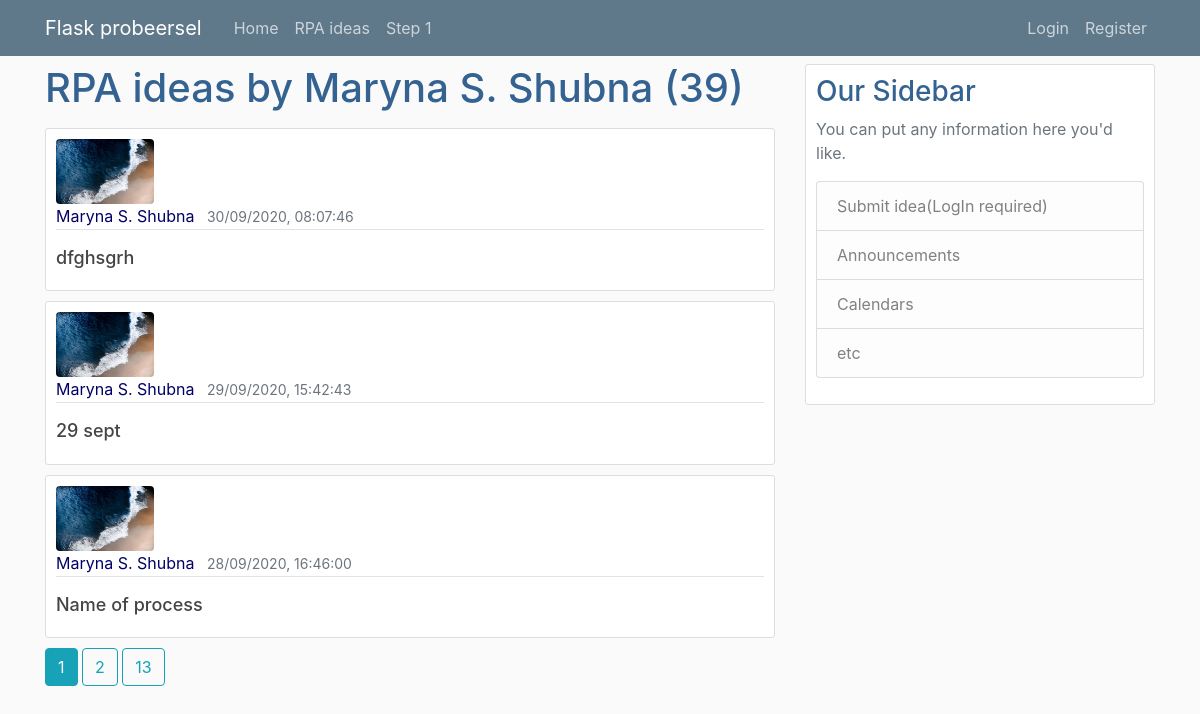
/rpa/Maryna S. Shubna, run on the app's committed database.
### FlaskBlog/Model_s.py (models this page shows, shortened)
class User ( db.Model, UserMixin ) :
    id = db.Column ( db.Integer, primary_key=True )
    username = db.Column ( db.String ( 20 ), unique=True, nullable=False )
    email = db.Column ( db.String ( 120 ), unique=True, nullable=False )
    image_file = db.Column ( db.String ( 20 ), nullable=False, default='default.jpg' )
    password = db.Column ( db.String ( 60 ), nullable=False )
    posts = db.relationship ( 'Post', backref='author', lazy=True )
    rpa = db.relationship ( 'Rpa', backref='author', lazy=True )

class Rpa ( db.Model ) :
    id = db.Column ( db.Integer, primary_key=True )
    title = db.Column ( db.String ( 100 ), nullable=False )
    content = db.Column ( db.Text, nullable=False )
    date_posted = db.Column ( db.DateTime, nullable=False, default=datetime.utcnow )
    user_id = db.Column ( db.Integer, db.ForeignKey ( 'user.id' ), nullable=False )
    rpaarea = db.Column ( db.Integer, db.ForeignKey ( 'rpaarea.id' ), nullable=False )
    rpacat = db.Column ( db.Integer, db.ForeignKey ( 'rpacat.id' ), nullable=False )
    rpasubcat = db.Column ( db.Integer, db.ForeignKey ( 'rpasubcat.id' ), nullable=False )
    email = db.Column ( db.String ( 120 ), nullable=False )
    docrate = db.Column ( db.Integer, nullable=False )
    indatastructrate = db.Column ( db.Integer, nullable=False )
    changesrate = db.Column ( db.Integer, nullable=False )
    indatarate = db.Column ( db.Integer, nullable=False )
    rulebasedrate = db.Column ( db.Integer, nullable=False )
    b = db.Column( db.Boolean(),nullable=False)
    doc1 = db.Column( db.Boolean(),nullable=False )
    doc2 = db.Column( db.Boolean(),nullable=False )
    doc3 = db.Column( db.Boolean(),nullable=False )
    doc4 = db.Column( db.Boolean(),nullable=False )

### FlaskBlog/users/Routes.py (the view)
@users.route('/rpa/<string:username>')
def user_rpa(username):
    page = request.args.get('page', 1, type=int)
    user = User.query.filter_by(username=username).first_or_404()
    posts = Rpa.query.filter_by(author=user) \
        .order_by(Rpa.date_posted.desc()) \
        .paginate(page=page, per_page=3)
    return render_template('User_rpa.html', posts=posts, user=user)

### FlaskBlog/templates/User_rpa.html (shortened to what this page needs)
{% extends "Layout.html" %}
{% block content%}
<h1 class="mb-3"> RPA ideas by {{user.username}} ({{posts.total}})</h1>
    {% for post in posts.items %}
        <article class="media content-section">
          <img class = "rounded article-img " src="{{ url_for('static', filename = 'profile_pics/'+post.author.image_file)}}">
          <div class="media-body">
            <div class="article-metadata">
              <a class="mr-2">{{ post.author.username }}</a>
              <small class="text-muted">{{ post.date_posted.strftime('%d/%m/%Y, %H:%M:%S') }}</small>
            </div>
            <h2><a class="article-title" href="{{url_for('RPA.rpa_post',post_id = post.id)}}">{{ post.title }}</a></h2>
          </div>
        </article>
    {% endfor %}
    {% for page_num in posts.iter_pages( left_edge = 1, right_edge=1, left_current=1, right_current=2)%}
    {% if page_num %}
        {% if posts.page == page_num %}
            <a class="btn btn-info mb-4" href="{{ url_for('users.user_rpa', username=user.username, page=page_num) }}">{{ page_num }}</a>
        {% else %}
            <a class="btn btn-outline-info mb-4" href="{{ url_for('users.user_rpa', username=user.username, page=page_num) }}">{{ page_num }}</a>
        {% endif %}
    {% endif %}
    {% endfor %}
{% endblock content%}

### FlaskBlog/static/main.css (style rules this page uses)
body { background: #fafafa; color: #000066; margin-top: 4rem; }
h1, h2, h3, h4, h5, h6 { color: #356391; }
.content-section { background: #ffffff; padding: 10px 10px; border: 1px solid #dddddd; border-radius: 3px; margin-bottom: 10px; }
.article-title { color: #444444; font-size: large; }
.article-img { height: 65px; margin-right: 16px; }
.article-metadata { padding-bottom: 1px; margin-bottom: 4px; border-bottom: 1px solid #e3e3e3 }

### FlaskBlog/templates/Layout.html (style rules this page uses)
* { box-sizing: border-box; }

### data on the page
User: username "Maryna S. Shubna"
Rpa: image_file (picture), author.username "Maryna S. Shubna", date_posted "30/09/2020, 08:07:46", title "dfghsgrh"
Rpa: image_file (picture), author.username "Maryna S. Shubna", date_posted "29/09/2020, 15:42:43", title "29 sept"
Rpa: image_file (picture), author.username "Maryna S. Shubna", date_posted "28/09/2020, 16:46:00", title "Name of process"

### other printed values
{{ posts.total }} "39"
{{ page_num }} "1"
{{ page_num }} "2" "13"
